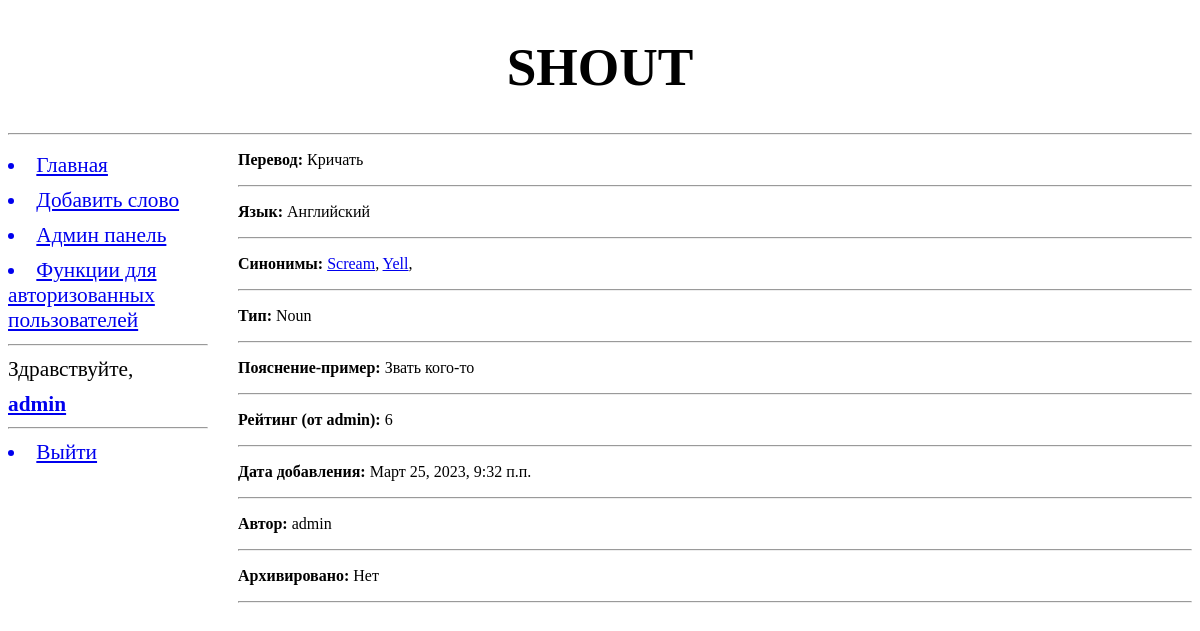
/8/ (signed in), run on the app's committed database.
### addwords/models.py (models this page shows, shortened)
class Word(models.Model):
    class Meta:
        verbose_name = "Слово"
        verbose_name_plural = "Слова"
        unique_together = (('word', 'language'), # уникальные сочетания полей в модели
                           (('word', 'type', 'translation')))
        ordering = ['word', 'type'] # параметры сортировки записей по умолчанию
    TYPE = (
        (None, "Выберите тип слова"), # или None -  заменяет --------- на Выберите тип слова
        ('Verb', 'Verb (сущ.)' ),
        ('Noun', 'Noun (глаг.)'),
        ('Adjective', 'Adjective (прил.)'),
    )
    word = models.CharField(max_length=20, null=True, blank=False, verbose_name="Слово")
    language = models.ForeignKey("Language", on_delete=models.PROTECT, verbose_name="Язык", related_name='words') #, limit_chices_to={}
    type = models.CharField(max_length=10, choices=TYPE, blank=True)
    translation = models.CharField(max_length=25, verbose_name="Перевод")
    discription = models.TextField(blank=True, verbose_name="Доп. комментарий к переводу")
    synonyms = models.ManyToManyField("Word", verbose_name="Синонимы", related_name='+', blank=True)
    rate = models.IntegerField(verbose_name="Рейтинг", default=5, help_text="Личный рейтинг слова от 1 до 10")
    add_date = models.DateTimeField(verbose_name="Дата создания", auto_now_add=True, blank=True)
    archived = models.BooleanField(verbose_name="Архивировано", help_text="Будет ли слово отображаться в словаре?", default=False)
    author =  models.ForeignKey(User, on_delete=models.PROTECT, verbose_name="Автор", help_text="Кто добавил слово", blank=True, null=True)
    def __str__(self):
        return self.word

class Language(models.Model):
    class Meta:
        verbose_name = "Язык"
        verbose_name_plural = "Языки"
    name =  models.CharField(max_length=30, null=True, blank=False, verbose_name="Язык")
    def __str__(self):
        return self.name

### addwords/views.py (the view)
# urls.py: path('<int:word_id>/', ex_word, name='ex_word'), # параметризированный маршрут
def ex_word(request, word_id):
	word = Word.objects.get(pk=word_id)
	context = {'word': word}
	return render(request, 'addwords/One_word.html', context)

### addwords/templates/addwords/One_word.html (shortened to what this page needs)
{% extends "basic.html" %}
{%  block page_title %}
{{ word.word }}
{% endblock %}
{% block content %}
<p> <b>Перевод:</b> {{ word.translation }} </p>
<hr>
<p> <b>Язык:</b> {{ word.language }} </p>
<hr>
{% if user.is_authenticated %}
{% if word.synonyms.count == 0 %}
<p> <b>Синонимы:</b> Нет </p>
<hr>
{% else %}
<p> <b>Синонимы:</b>
    {% for sy in word.synonyms.all  %}
        <a href="{% url 'ex_word' sy.pk  %}">{{ sy }}</a>,
    {% endfor %}
    </p>
<hr>
{% endif %}
<p> <b>Тип:</b> {{ word.type }} </p>
<hr>
<p> <b>Пояснение-пример:</b> {{ word.discription }} </p>
<hr>
<p> <b>Рейтинг (от {{ word.author }}):</b> {{ word.rate }} </p>
<hr>
<p> <b>Дата добавления:</b> {{ word.add_date }} </p>
<hr>
<p> <b>Автор:</b> {{ word.author }} </p>
<hr>
{% if word.archived %}
<p> <b>Архивировано:</b> Да </p>
<hr>
{% else %}
<p> <b>Архивировано:</b> Нет </p>
<hr>
{% endif %}
{% else %}
<h2> <a href="{% url 'login' %}">Войдите</a>, чтобы увидеть больше информации о слове...</h2>
{% endif %}
{% endblock %}

### addwords/templates/basic.html (shortened to what this page needs)
{% load static %}
<!DOCTYPE html>
<html>
    <head>
        <link rel="stylesheet" type="text/css" href="{% static 'addwords/style.css' %}">
    </head>
    <body>
        <header>
            <h1>{% block page_title %}{% endblock %}</h1>
            <hr>
        </header>
        <nav>
            <a href="{% url 'main' %}"><li>Главная</li></a>
            <a href="{% url 'new' %}"><li>Добавить слово</li></a>
            <a href="/admin/"><li>Админ панель</li></a>
            <a href="{% url 'info' %}"><li>Функции для авторизованных пользователей</li></a>
            <hr>
            <p1>Здравствуйте, </p1>
            <a href="{% url 'home' %}"><b>{{ user.username|default:'Guest' }}</b></a>
            <hr>
            {% if user.is_authenticated %}
                <a href="{% url 'logout' %}"><li>Выйти</li></a>
            {% else %}
                <a href="{% url 'login' %}"><li>Войти</li></a>
                <a href="{% url 'signup' %}"><li>Регистрация</li></a>
            {% endif %}
        </nav>
        <section>
            {% block content %}
            {% endblock %}
        </section>
    </body>
</html>

### addwords/static/addwords/style.css (style rules this page uses)
header h1 { font-size: 40pt; text-transform: uppercase; text-align: center; }
nav { font-size: 16pt; width: 200px; float: left; }
nav a { display: block; margin: 10px 0px; }
section { margin-left: 230px; }

### data on the page
Word: word "SHOUT", translation "Кричать", language "Английский", type "Noun", discription "Звать кого-то", author "admin", rate "6", add_date "Март 25, 2023, 9:32 п.п."
Word: word "Scream"
Word: word "Yell"

### other printed values
{{ user.username|default:'Guest' }} "admin"
